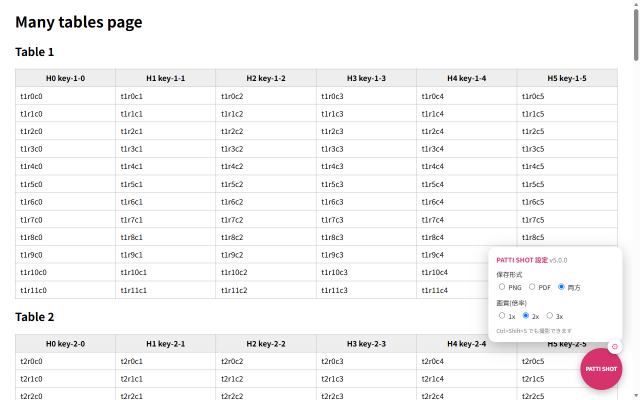
#> input picture build/store/store_2_settings.png, 1280 x 800 px (shown at 1/2 size)
$ python analyze_rows.py ../build/store/store_2_settings.png
#> lines starting #> are read from the running program, lines starting #| are printed output that depends on the picture
"""Row-level check of a saved capture: is any table row present twice, or missing?

Strip hashing only finds repeats whose distance happens to be a multiple of the
strip height, which is how a first look at the boss's file reported "everything
is 1092px apart" - that was the method, not the file. This anchors on the table's
own horizontal rules instead, so a row is compared as a row no matter where it
sits.

Usage:  analyze_rows.py <file.pdf|file.png> [--out DIR]
"""
import os
import sys

sys.stdout.reconfigure(encoding="utf-8", errors="replace")

import numpy as np
from PIL import Image

Image.MAX_IMAGE_PIXELS = None


def load(path):
    """The capture at its original resolution, pages in page order."""
    if path.lower().endswith(".pdf"):
        import fitz
        doc = fitz.open(path)
        parts = []
        for page in doc:
            drawn = page.get_image_info(xrefs=True)
            drawn = [d for d in drawn if d.get("xref")]
            drawn.sort(key=lambda d: d["bbox"][1])
            for d in drawn:
                pix = fitz.Pixmap(doc, d["xref"])
                if pix.n > 3:
                    pix = fitz.Pixmap(fitz.csRGB, pix)
                arr = np.frombuffer(pix.samples, dtype=np.uint8)
                parts.append(arr.reshape(pix.height, pix.width, pix.n)[:, :, :3].copy())
        doc.close()
        if not parts:
            raise SystemExit("PDFから画像を取り出せませんでした")
        w = min(p.shape[1] for p in parts)
        return np.vstack([p[:, :w] for p in parts])
    return np.array(Image.open(path).convert("RGB"))


def find_rules(grey, x0, x1):
    """y positions of horizontal rules (table row separators)"""
    band = grey[:, x0:x1]
    dark = (band < 210).mean(axis=1)
    return np.where(dark > 0.9)[0]


def main():
    path = sys.argv[1]
    outdir = None
    for i, a in enumerate(sys.argv):
        if a == "--out":
            outdir = sys.argv[i + 1]

    img = load(path)
#> in load, returned value is the input picture: shape (800, 1280, 3); mean R, G, B 246.9, 246, 246.3
    H, W = img.shape[0], img.shape[1]
#> H = 800; W = 1280
    grey = (img[:, :, 0] * 0.299 + img[:, :, 1] * 0.587 + img[:, :, 2] * 0.114)
    print(f"画像 {W}x{H}", flush=True)
#| 画像 1280x800

    # the table occupies the middle; use the widest run of horizontal rules
    x0, x1 = int(W * 0.20), int(W * 0.80)
#> x0 = 256; x1 = 1024
    rules = find_rules(grey, x0, x1)
#> in find_rules, `band = grey[:, x0:x1]`:
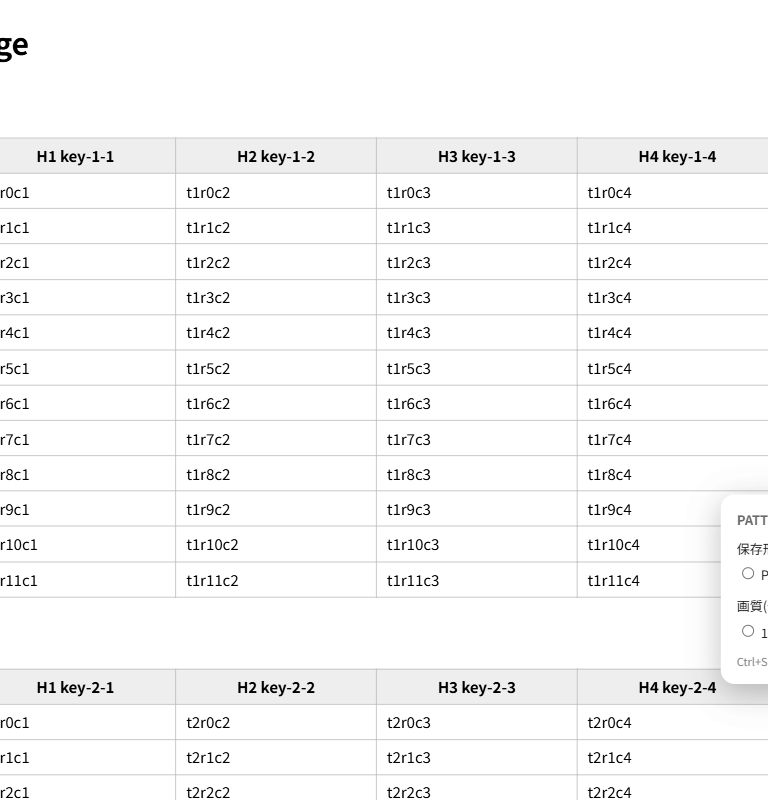
#> band: shape (800, 768) float64; min 0, max 255, mean 247.8
#> in find_rules, `dark = (band < 210).mean(axis=1)`: dark = 800 values, max 1 at index 208, min 0 at index 0, mean 0.0351
#> rules = [208, 243, 279, 420, 455, 704, 739]
    if len(rules) < 20:
        x0, x1 = int(W * 0.10), int(W * 0.90)
#> x0 = 128; x1 = 1152
        rules = find_rules(grey, x0, x1)
#> call 2 of find_rules, with x0 = 128, x1 = 1152
#> in find_rules (call 2), `band = grey[:, x0:x1]`:
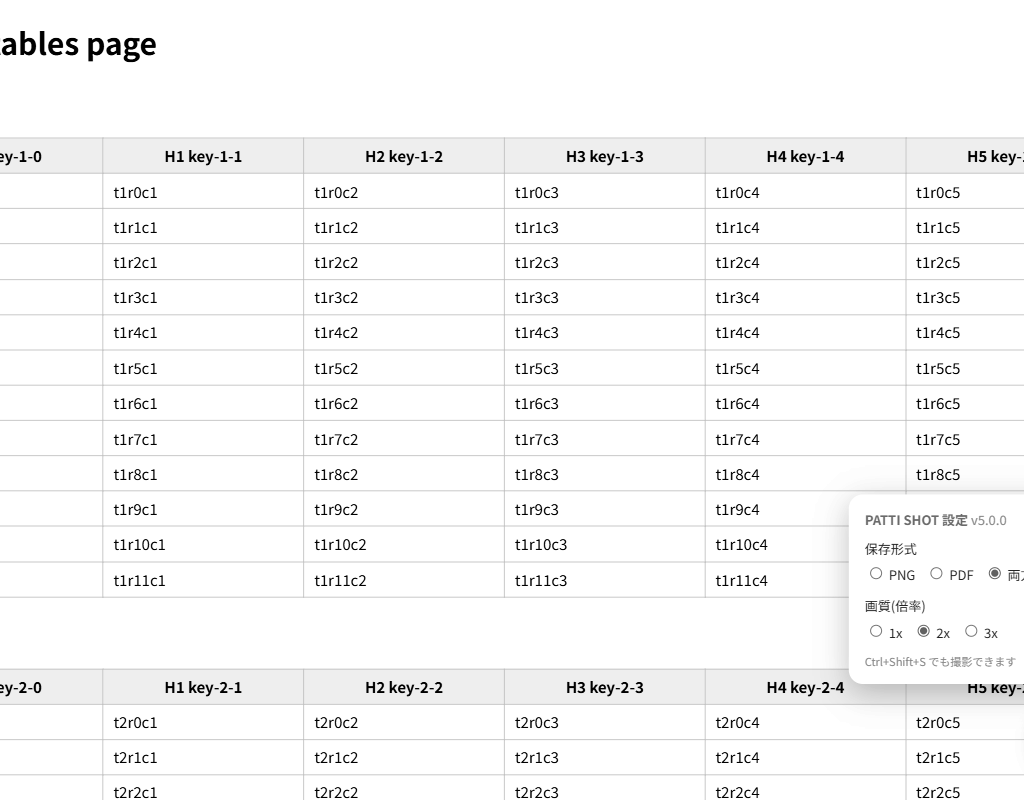
#> band: shape (800, 1024) float64; min 0, max 255, mean 247.3
#> in find_rules (call 2), `dark = (band < 210).mean(axis=1)`: dark = 800 values, max 1 at index 208, min 0 at index 0, mean 0.039
    # collapse adjacent rule pixels into single lines
    lines = []
    for y in rules:
        if not lines or y - lines[-1] > 3:
            lines.append(int(y))
        else:
            lines[-1] = int(y)
#> this loop made 7 passes
#> y on passes 1 to 7: 208, 243, 279, 420, 455, 704, 739
#> after the loop, lines = [208, 243, 279, 420, 455, 704, 739]
    print(f"横罫線 {len(lines)}本 検出", flush=True)
#| 横罫線 7本 検出

    rows = []
    for a, b in zip(lines, lines[1:]):
        h = b - a
        if h < 20 or h > 600:
            continue
        rows.append((a, b))
#> this loop made 6 passes
#> (a, b, h) on passes 1 to 6: (208, 243, 35), (243, 279, 36), (279, 420, 141), (420, 455, 35), (455, 704, 249), (704, 739, 35)
#> after the loop, rows = [(208, 243), (243, 279), (279, 420), (420, 455), (455, 704), (704, 739)]
    print(f"表の行 {len(rows)}行", flush=True)
#| 表の行 6行

    # fingerprint each row on its content, scale-normalised so rows of
    # different heights are still comparable
    seen = {}
    dups = []
    for a, b in rows:
        block = img[a + 2:b - 2, x0:x1]
        if block.size == 0:
            continue
        small = np.array(Image.fromarray(block).resize((96, 24), Image.BILINEAR))
        g = (small[:, :, 0] * 0.299 + small[:, :, 1] * 0.587 + small[:, :, 2] * 0.114)
        if g.std() < 8:
            continue
        key = (np.round(g / 16).astype(np.uint8)).tobytes()
        if key in seen:
            dups.append((seen[key], (a, b)))
        else:
            seen[key] = (a, b)
#> this loop made 6 passes
#> pass 1, in main, `small = np.array(Image.fromarray(block).resize((96, 24), Image.BILINEA..`:
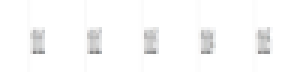
#> small: shape (24, 96, 3) (shown 3 times larger); mean of channels 0, 1, 2 250, 250, 250; drawn as R, G, B
#> pass 2, in main, `small = np.array(Image.fromarray(block).resize((96, 24), Image.BILINEA..`:
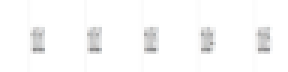
#> small: shape (24, 96, 3) (shown 3 times larger); mean of channels 0, 1, 2 249.9, 249.9, 249.9; drawn as R, G, B
#> after the loop, dups = []; seen = 6 items

    print(f"内容が同一の行ペア: {len(dups)}件", flush=True)
#| 内容が同一の行ペア: 0件
    for (pa, pb), (qa, qb) in dups[:25]:
        print(f"   y={pa}..{pb} と y={qa}..{qb}（{qa - pa}px 離れ）", flush=True)
#> this loop made 0 passes

    if outdir and dups:
        os.makedirs(outdir, exist_ok=True)
        for i, ((pa, pb), (qa, qb)) in enumerate(dups[:8]):
            h = max(pb - pa, qb - qa)
            a = img[pa:pa + h]
            b = img[qa:qa + h]
            n = min(a.shape[0], b.shape[0])
            pair = np.vstack([a[:n], np.full((10, W, 3), 255, np.uint8), b[:n]])
            Image.fromarray(pair).save(os.path.join(outdir, f"row{i + 1}.png"))
        print(f"比較画像を {outdir} に保存", flush=True)


if __name__ == "__main__":
    main()
